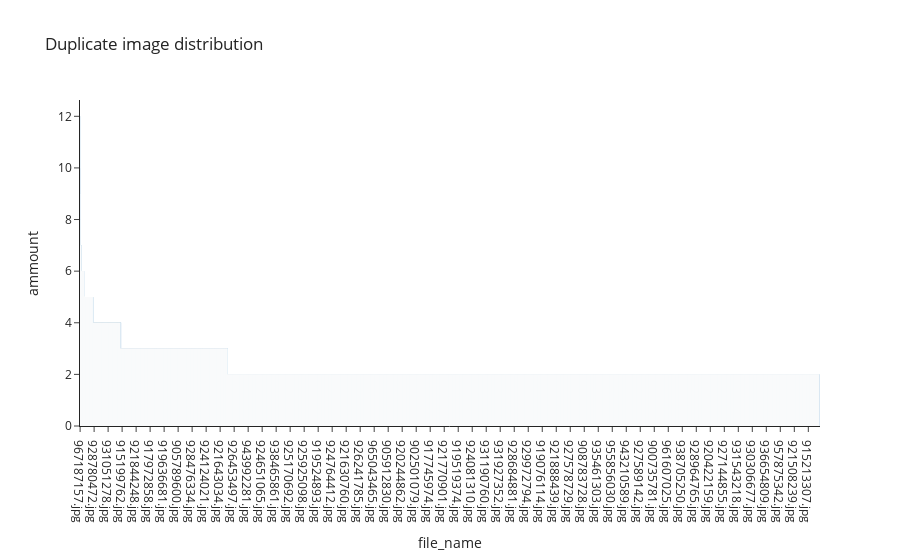

Notebook cell for this chart:
### Code cell
duplicate_counts = pd.Series(train_data['image_url1'].tolist() + train_data['image_url2'].tolist()).value_counts()
duplicate_counts = duplicate_counts[duplicate_counts > 1].to_frame().reset_index()
duplicate_counts.columns = ['file_name', 'ammount']
fig = px.bar(duplicate_counts, x='file_name', y='ammount', title='Duplicate image distribution', template=THEME)
fig.update_traces(width=5)
fig.show()
# duplicate_counts

### Figure 1 — Plotly figure (JSON) as saved in the notebook; plotly's stock layout.template omitted (floating-point values rounded to 4 significant figures; data arrays with more than 128 entries replaced by an {"elided": "..."} marker saying what was removed)
{"data": [{"alignmentgroup": "True", "hovertemplate": "file_name=%{x}<br>ammount=%{y}<extra></extra>", "legendgroup": "", "marker": {"color": "#1F77B4", "pattern": {"shape": ""}}, "name": "", "offsetgroup": "", "orientation": "v", "showlegend": false, "textposition": "auto", "type": "bar", "width": 5, "x": {"elided": "16694 str values"}, "xaxis": "x", "y": {"elided": "16694 int values"}, "yaxis": "y"}], "layout": {"barmode": "relative", "legend": {"tracegroupgap": 0}, "title": {"text": "Duplicate image distribution"}, "xaxis": {"anchor": "y", "domain": [0, 1], "title": {"text": "file_name"}}, "yaxis": {"anchor": "x", "domain": [0, 1], "title": {"text": "ammount"}}}}
